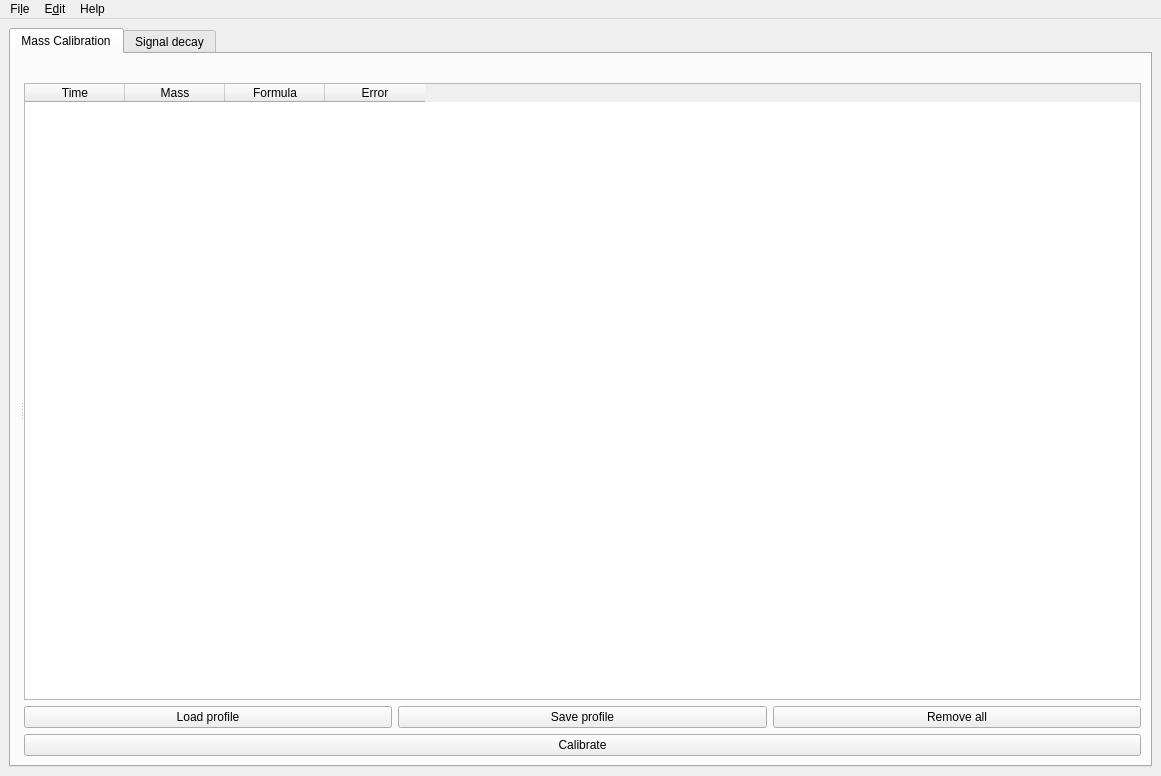
<?xml version="1.0" encoding="UTF-8"?>
<ui version="4.0">
 <class>MainWindow</class>
 <widget class="QMainWindow" name="MainWindow">
  <property name="geometry">
   <rect>
    <x>0</x>
    <y>0</y>
    <width>1161</width>
    <height>776</height>
   </rect>
  </property>
  <property name="sizePolicy">
   <sizepolicy hsizetype="Expanding" vsizetype="Expanding">
    <horstretch>0</horstretch>
    <verstretch>0</verstretch>
   </sizepolicy>
  </property>
  <property name="windowTitle">
   <string>Mass Calibration - v2.001</string>
  </property>
  <property name="windowIcon">
   <iconset>
    <normaloff>icon.png</normaloff>icon.png</iconset>
  </property>
  <widget class="QWidget" name="centralwidget">
   <property name="sizePolicy">
    <sizepolicy hsizetype="Expanding" vsizetype="Expanding">
     <horstretch>0</horstretch>
     <verstretch>0</verstretch>
    </sizepolicy>
   </property>
   <layout class="QVBoxLayout" name="verticalLayout">
    <item>
     <widget class="QTabWidget" name="tabWidget">
      <property name="currentIndex">
       <number>0</number>
      </property>
      <widget class="QWidget" name="tab_3">
       <property name="sizePolicy">
        <sizepolicy hsizetype="Expanding" vsizetype="Expanding">
         <horstretch>0</horstretch>
         <verstretch>0</verstretch>
        </sizepolicy>
       </property>
       <attribute name="title">
        <string>Mass Calibration</string>
       </attribute>
       <layout class="QGridLayout" name="gridLayout_2">
        <item row="0" column="0">
         <widget class="QSplitter" name="splitter">
          <property name="minimumSize">
           <size>
            <width>150</width>
            <height>0</height>
           </size>
          </property>
          <property name="orientation">
           <enum>Qt::Horizontal</enum>
          </property>
          <widget class="QWidget" name="layoutWidget">
           <layout class="QGridLayout" name="gridLayout_3"/>
          </widget>
          <widget class="QWidget" name="verticalLayoutWidget">
           <layout class="QVBoxLayout" name="verticalLayout_2">
            <property name="sizeConstraint">
             <enum>QLayout::SetMinimumSize</enum>
            </property>
            <item>
             <widget class="QLabel" name="label_2">
              <property name="text">
               <string/>
              </property>
             </widget>
            </item>
            <item>
             <widget class="QTableWidget" name="tableWidget">
              <column>
               <property name="text">
                <string>Time</string>
               </property>
              </column>
              <column>
               <property name="text">
                <string>Mass</string>
               </property>
              </column>
              <column>
               <property name="text">
                <string>Formula</string>
               </property>
              </column>
              <column>
               <property name="text">
                <string>Error</string>
               </property>
              </column>
             </widget>
            </item>
            <item>
             <layout class="QHBoxLayout" name="horizontalLayout_3">
              <property name="sizeConstraint">
               <enum>QLayout::SetMinimumSize</enum>
              </property>
              <item>
               <widget class="QPushButton" name="btn_loadCal">
                <property name="text">
                 <string>Load profile</string>
                </property>
               </widget>
              </item>
              <item>
               <widget class="QPushButton" name="btn_saveCal">
                <property name="text">
                 <string>Save profile</string>
                </property>
               </widget>
              </item>
              <item>
               <widget class="QPushButton" name="btn_removePeaks">
                <property name="text">
                 <string>Remove all</string>
                </property>
               </widget>
              </item>
             </layout>
            </item>
            <item>
             <widget class="QPushButton" name="btCalibrate">
              <property name="text">
               <string>Calibrate</string>
              </property>
             </widget>
            </item>
           </layout>
          </widget>
         </widget>
        </item>
       </layout>
      </widget>
      <widget class="QWidget" name="tab_4">
       <attribute name="title">
        <string>Signal decay</string>
       </attribute>
       <layout class="QGridLayout" name="gridLayout">
        <item row="1" column="0" rowspan="7">
         <layout class="QGridLayout" name="gridLayout_4"/>
        </item>
        <item row="4" column="3">
         <layout class="QHBoxLayout" name="horizontalLayout">
          <item>
           <widget class="QPushButton" name="btnAdd">
            <property name="enabled">
             <bool>true</bool>
            </property>
            <property name="sizePolicy">
             <sizepolicy hsizetype="Minimum" vsizetype="Fixed">
              <horstretch>0</horstretch>
              <verstretch>0</verstretch>
             </sizepolicy>
            </property>
            <property name="text">
             <string/>
            </property>
            <property name="icon">
             <iconset>
              <normaloff>add.svg</normaloff>add.svg</iconset>
            </property>
            <property name="iconSize">
             <size>
              <width>30</width>
              <height>30</height>
             </size>
            </property>
           </widget>
          </item>
          <item>
           <widget class="QPushButton" name="pushButton_2">
            <property name="text">
             <string/>
            </property>
            <property name="icon">
             <iconset>
              <normaloff>arrow-up.svg</normaloff>arrow-up.svg</iconset>
            </property>
            <property name="iconSize">
             <size>
              <width>30</width>
              <height>30</height>
             </size>
            </property>
           </widget>
          </item>
          <item>
           <widget class="QPushButton" name="pushButton">
            <property name="text">
             <string/>
            </property>
            <property name="icon">
             <iconset>
              <normaloff>arrow-down.svg</normaloff>arrow-down.svg</iconset>
            </property>
            <property name="iconSize">
             <size>
              <width>30</width>
              <height>30</height>
             </size>
            </property>
           </widget>
          </item>
          <item>
           <widget class="QPushButton" name="pushButton_3">
            <property name="text">
             <string/>
            </property>
            <property name="icon">
             <iconset>
              <normaloff>remove.svg</normaloff>remove.svg</iconset>
            </property>
            <property name="iconSize">
             <size>
              <width>30</width>
              <height>30</height>
             </size>
            </property>
           </widget>
          </item>
         </layout>
        </item>
        <item row="5" column="3">
         <layout class="QHBoxLayout" name="horizontalLayout_2">
          <item>
           <widget class="QPushButton" name="btnPlot">
            <property name="text">
             <string>Plot the decay </string>
            </property>
            <property name="icon">
             <iconset>
              <normaloff>plot.svg</normaloff>plot.svg</iconset>
            </property>
            <property name="iconSize">
             <size>
              <width>30</width>
              <height>30</height>
             </size>
            </property>
           </widget>
          </item>
          <item>
           <widget class="QPushButton" name="btnClear">
            <property name="text">
             <string>Clear All</string>
            </property>
            <property name="icon">
             <iconset>
              <normaloff>clear.svg</normaloff>clear.svg</iconset>
            </property>
            <property name="iconSize">
             <size>
              <width>28</width>
              <height>28</height>
             </size>
            </property>
           </widget>
          </item>
         </layout>
        </item>
        <item row="1" column="3">
         <widget class="QLabel" name="label">
          <property name="text">
           <string>Select the peak by zooming on it</string>
          </property>
         </widget>
        </item>
        <item row="2" column="3">
         <widget class="QListWidget" name="listWidget">
          <property name="maximumSize">
           <size>
            <width>300</width>
            <height>16777215</height>
           </size>
          </property>
          <property name="lineWidth">
           <number>2</number>
          </property>
          <property name="resizeMode">
           <enum>QListView::Adjust</enum>
          </property>
         </widget>
        </item>
        <item row="3" column="3">
         <widget class="QProgressBar" name="progressBar">
          <property name="enabled">
           <bool>false</bool>
          </property>
          <property name="minimumSize">
           <size>
            <width>0</width>
            <height>0</height>
           </size>
          </property>
          <property name="maximumSize">
           <size>
            <width>300</width>
            <height>16777215</height>
           </size>
          </property>
          <property name="value">
           <number>0</number>
          </property>
          <property name="textVisible">
           <bool>false</bool>
          </property>
         </widget>
        </item>
       </layout>
      </widget>
     </widget>
    </item>
   </layout>
  </widget>
  <widget class="QMenuBar" name="menubar">
   <property name="geometry">
    <rect>
     <x>0</x>
     <y>0</y>
     <width>1161</width>
     <height>30</height>
    </rect>
   </property>
   <widget class="QMenu" name="menuFile">
    <property name="tearOffEnabled">
     <bool>true</bool>
    </property>
    <property name="title">
     <string>Fi&amp;le</string>
    </property>
    <addaction name="actionNew"/>
    <addaction name="actionSave"/>
    <addaction name="actionSave_as"/>
    <addaction name="separator"/>
    <addaction name="actionQuit"/>
   </widget>
   <widget class="QMenu" name="menuEdit">
    <property name="title">
     <string>E&amp;dit</string>
    </property>
    <widget class="QMenu" name="menuLoad_calibration">
     <property name="title">
      <string>&amp;Calibration</string>
     </property>
     <addaction name="actionLoadProfile"/>
     <addaction name="actionSave_profile"/>
    </widget>
    <addaction name="menuLoad_calibration"/>
    <addaction name="actionUncalibrate"/>
    <addaction name="separator"/>
    <addaction name="actionPreferences"/>
    <addaction name="actionRm_baseline"/>
    <addaction name="actionCrop"/>
   </widget>
   <widget class="QMenu" name="menuHelp">
    <property name="title">
     <string>Help</string>
    </property>
    <addaction name="actionInstructions"/>
    <addaction name="separator"/>
    <addaction name="actionAbout"/>
   </widget>
   <addaction name="menuFile"/>
   <addaction name="menuEdit"/>
   <addaction name="menuHelp"/>
  </widget>
  <action name="actionNew">
   <property name="text">
    <string>&amp;New</string>
   </property>
   <property name="shortcut">
    <string>Ctrl+N</string>
   </property>
  </action>
  <action name="actionSave">
   <property name="text">
    <string>&amp;Save</string>
   </property>
   <property name="shortcut">
    <string>Ctrl+S</string>
   </property>
  </action>
  <action name="actionSave_as">
   <property name="text">
    <string>Sa&amp;ve as npz</string>
   </property>
   <property name="shortcut">
    <string>Ctrl+Shift+S</string>
   </property>
  </action>
  <action name="actionQuit">
   <property name="text">
    <string>&amp;Quit</string>
   </property>
   <property name="shortcut">
    <string>Ctrl+Q</string>
   </property>
  </action>
  <action name="actionPreferences">
   <property name="text">
    <string>&amp;Preferences</string>
   </property>
   <property name="shortcut">
    <string>Ctrl+P</string>
   </property>
  </action>
  <action name="actionInstructions">
   <property name="text">
    <string>&amp;Instructions</string>
   </property>
  </action>
  <action name="actionAbout">
   <property name="text">
    <string>&amp;About</string>
   </property>
  </action>
  <action name="actionFrom_file">
   <property name="text">
    <string>From file</string>
   </property>
  </action>
  <action name="actionLoadProfile">
   <property name="text">
    <string>&amp;Load profile</string>
   </property>
  </action>
  <action name="actionSave_profile">
   <property name="text">
    <string>&amp;Save profile</string>
   </property>
  </action>
  <action name="actionRm_baseline">
   <property name="text">
    <string>&amp;Remove baseline</string>
   </property>
   <property name="shortcut">
    <string>Ctrl+Shift+B</string>
   </property>
  </action>
  <action name="actionUncalibrate">
   <property name="text">
    <string>&amp;Uncalibrate</string>
   </property>
   <property name="shortcut">
    <string>Ctrl+Shift+U</string>
   </property>
  </action>
  <action name="actionCrop">
   <property name="text">
    <string>Cr&amp;op</string>
   </property>
   <property name="shortcut">
    <string>Ctrl+Shift+C</string>
   </property>
  </action>
 </widget>
 <resources/>
 <connections/>
</ui>
